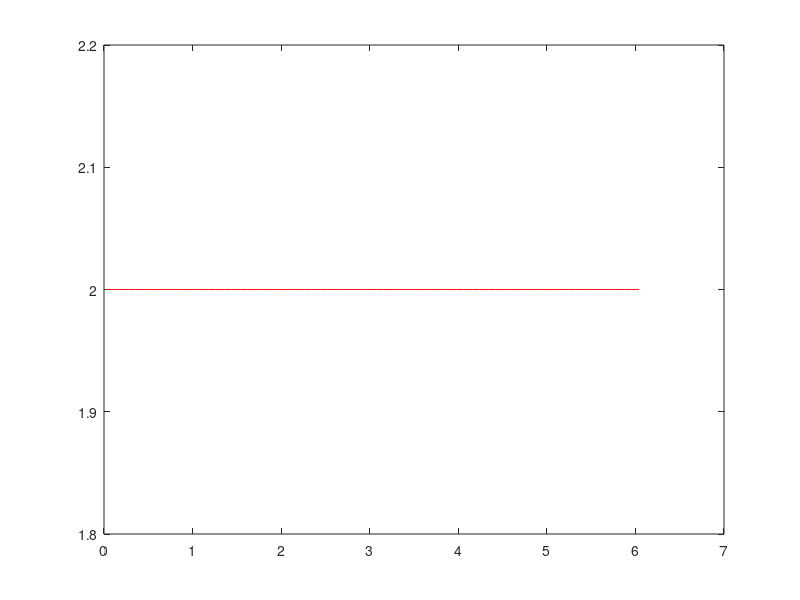

Write MATLAB code to recreate this figure. (Note: this script raises an error after producing the figure.)
clc
clear
%close all
fid1 = fopen('target.txt','rt');
fid2 = fopen('feedback.txt','rt');

target=fscanf(fid1,'%f\n');
feedback=fscanf(fid2,'%f\n');
fclose(fid1);
fclose(fid2);
%figure;plot(sin_frequency_input,'.');hold on;plot(sin_frequency_input);hold on;
%figure;plot(pwm_input,'.');hold on;plot(pwm_input,'b');hold on;
%figure;plot(angular_speed_output,'.');hold on;plot(angular_speed_output,'b');





N=length(target);% samples
Fs=50;%50Hz
Ts=0.02;
t=Ts*(1:N);



%figure;plot(pwm_input);
figure;plot(t,target,'r');
hold on;plot(t,feedback);hold on;plot(t,feedback,'.')

